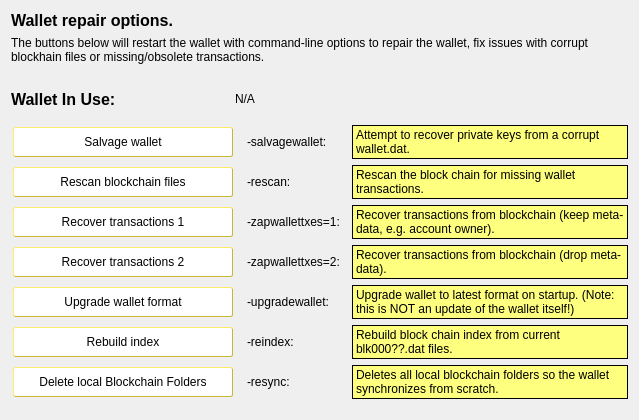
     <widget class="QWidget" name="tab_repair">
      <attribute name="title">
       <string>&amp;Wallet Repair</string>
      </attribute>
      <layout class="QGridLayout" name="gridLayout_4" columnstretch="0,0,0,0">
       <property name="horizontalSpacing">
        <number>12</number>
       </property>
       <item row="11" column="0" colspan="2">
        <widget class="QPushButton" name="btn_resync">
         <property name="minimumSize">
          <size>
           <width>100</width>
           <height>23</height>
          </size>
         </property>
         <property name="styleSheet">
          <string notr="true">QPushButton { /* Global Button Style */
	background-color: rgb(255, 255, 255);
	border-width: 1px;
	border-style: outset;
	border-color: #cbb62f;
	border-radius: 2px;
	color:#000000;
	font-size:12px;
	font-weight:normal;
	padding-left:25px;
	padding-right:25px;
	padding-top:1px;
	padding-bottom:1px;
	height: 26px;
	margin: 2px;
}
QPushButton:hover {
		background-color: rgb(206, 163, 153);
}

QPushButton:pressed {
	background-color: rgb(170, 255, 255);
	border:1px solid #000000;
}</string>
         </property>
         <property name="text">
          <string>Delete local Blockchain Folders</string>
         </property>
        </widget>
       </item>
       <item row="0" column="0" colspan="4">
        <widget class="QLabel" name="label_repair_header">
         <property name="font">
          <font>
           <weight>75</weight>
           <bold>true</bold>
          </font>
         </property>
         <property name="styleSheet">
          <string notr="true">background: transparent</string>
         </property>
         <property name="text">
          <string>&lt;html&gt;&lt;head/&gt;&lt;body&gt;&lt;p&gt;&lt;span style=&quot; font-size:12pt;&quot;&gt;Wallet repair options.&lt;/span&gt;&lt;/p&gt;&lt;/body&gt;&lt;/html&gt;</string>
         </property>
        </widget>
       </item>
       <item row="1" column="0" colspan="4">
        <widget class="QLabel" name="label_repair_helptext">
         <property name="font">
          <font>
           <weight>50</weight>
           <bold>false</bold>
          </font>
         </property>
         <property name="styleSheet">
          <string notr="true">background: transparent</string>
         </property>
         <property name="text">
          <string>The buttons below will restart the wallet with command-line options to repair the wallet, fix issues with corrupt blockhain files or missing/obsolete transactions.</string>
         </property>
         <property name="wordWrap">
          <bool>true</bool>
         </property>
        </widget>
       </item>
       <item row="3" column="0">
        <widget class="QLabel" name="wallet_path_label">
         <property name="styleSheet">
          <string notr="true">background: transparent</string>
         </property>
         <property name="text">
          <string>&lt;html&gt;&lt;head/&gt;&lt;body&gt;&lt;p&gt;&lt;span style=&quot; font-size:12pt; font-weight:600;&quot;&gt;Wallet In Use:&lt;/span&gt;&lt;/p&gt;&lt;/body&gt;&lt;/html&gt;</string>
         </property>
        </widget>
       </item>
       <item row="3" column="1" colspan="3">
        <widget class="QLabel" name="wallet_path">
         <property name="cursor">
          <cursorShape>IBeamCursor</cursorShape>
         </property>
         <property name="styleSheet">
          <string notr="true">background: transparent</string>
         </property>
         <property name="text">
          <string>N/A</string>
         </property>
         <property name="textFormat">
          <enum>Qt::PlainText</enum>
         </property>
         <property name="textInteractionFlags">
          <set>Qt::LinksAccessibleByMouse|Qt::TextSelectableByKeyboard|Qt::TextSelectableByMouse</set>
         </property>
        </widget>
       </item>
       <item row="4" column="0">
        <spacer name="verticalSpacer_repair1">
         <property name="orientation">
          <enum>Qt::Vertical</enum>
         </property>
         <property name="sizeHint" stdset="0">
          <size>
           <width>10</width>
           <height>10</height>
          </size>
         </property>
        </spacer>
       </item>
       <item row="5" column="0" colspan="2">
        <widget class="QPushButton" name="btn_salvagewallet">
         <property name="minimumSize">
          <size>
           <width>100</width>
           <height>23</height>
          </size>
         </property>
         <property name="styleSheet">
          <string notr="true">QPushButton { /* Global Button Style */
	background-color: rgb(255, 255, 255);
	border-width: 1px;
	border-style: outset;
	border-color: #cbb62f;
	border-radius: 2px;
	color:#000000;
	font-size:12px;
	font-weight:normal;
	padding-left:25px;
	padding-right:25px;
	padding-top:1px;
	padding-bottom:1px;
	height: 26px;
	margin: 2px;
}
QPushButton:hover {
		background-color: rgb(206, 163, 153);
}

QPushButton:pressed {
	background-color: rgb(170, 255, 255);
	border:1px solid #000000;
}</string>
         </property>
         <property name="text">
          <string>Salvage wallet</string>
         </property>
        </widget>
       </item>
       <item row="5" column="2">
        <widget class="QLabel" name="label_repair_salvage_command">
         <property name="styleSheet">
          <string notr="true">background: transparent</string>
         </property>
         <property name="text">
          <string notr="true">-salvagewallet:</string>
         </property>
        </widget>
       </item>
       <item row="5" column="3">
        <widget class="QLabel" name="label_repair_salvage">
         <property name="styleSheet">
          <string notr="true">background-color: rgb(255, 255, 127);</string>
         </property>
         <property name="frameShape">
          <enum>QFrame::Box</enum>
         </property>
         <property name="text">
          <string>Attempt to recover private keys from a corrupt wallet.dat.</string>
         </property>
         <property name="wordWrap">
          <bool>true</bool>
         </property>
        </widget>
       </item>
       <item row="6" column="0" colspan="2">
        <widget class="QPushButton" name="btn_rescan">
         <property name="minimumSize">
          <size>
           <width>100</width>
           <height>23</height>
          </size>
         </property>
         <property name="styleSheet">
          <string notr="true">QPushButton { /* Global Button Style */
	background-color: rgb(255, 255, 255);
	border-width: 1px;
	border-style: outset;
	border-color: #cbb62f;
	border-radius: 2px;
	color:#000000;
	font-size:12px;
	font-weight:normal;
	padding-left:25px;
	padding-right:25px;
	padding-top:1px;
	padding-bottom:1px;
	height: 26px;
	margin: 2px;
}
QPushButton:hover {
		background-color: rgb(206, 163, 153);
}

QPushButton:pressed {
	background-color: rgb(170, 255, 255);
	border:1px solid #000000;
}</string>
         </property>
         <property name="text">
          <string>Rescan blockchain files</string>
         </property>
        </widget>
       </item>
       <item row="6" column="2">
        <widget class="QLabel" name="label_repair_rescan_command">
         <property name="styleSheet">
          <string notr="true">background: transparent</string>
         </property>
         <property name="text">
          <string notr="true">-rescan:</string>
         </property>
        </widget>
       </item>
       <item row="6" column="3">
        <widget class="QLabel" name="label_repair_rescan">
         <property name="styleSheet">
          <string notr="true">background-color: rgb(255, 255, 127);</string>
         </property>
         <property name="frameShape">
          <enum>QFrame::Box</enum>
         </property>
         <property name="text">
          <string>Rescan the block chain for missing wallet transactions.</string>
         </property>
         <property name="wordWrap">
          <bool>true</bool>
         </property>
        </widget>
       </item>
       <item row="7" column="0" colspan="2">
        <widget class="QPushButton" name="btn_zapwallettxes1">
         <property name="minimumSize">
          <size>
           <width>100</width>
           <height>23</height>
          </size>
         </property>
         <property name="styleSheet">
          <string notr="true">QPushButton { /* Global Button Style */
	background-color: rgb(255, 255, 255);
	border-width: 1px;
	border-style: outset;
	border-color: #cbb62f;
	border-radius: 2px;
	color:#000000;
	font-size:12px;
	font-weight:normal;
	padding-left:25px;
	padding-right:25px;
	padding-top:1px;
	padding-bottom:1px;
	height: 26px;
	margin: 2px;
}
QPushButton:hover {
		background-color: rgb(206, 163, 153);
}

QPushButton:pressed {
	background-color: rgb(170, 255, 255);
	border:1px solid #000000;
}</string>
         </property>
         <property name="text">
          <string>Recover transactions 1</string>
         </property>
        </widget>
       </item>
       <item row="7" column="2">
        <widget class="QLabel" name="label_repair_zap1_command">
         <property name="styleSheet">
          <string notr="true">background: transparent</string>
         </property>
         <property name="text">
          <string notr="true">-zapwallettxes=1:</string>
         </property>
        </widget>
       </item>
       <item row="7" column="3">
        <widget class="QLabel" name="label_repair_zap1">
         <property name="styleSheet">
          <string notr="true">background-color: rgb(255, 255, 127);</string>
         </property>
         <property name="frameShape">
          <enum>QFrame::Box</enum>
         </property>
         <property name="text">
          <string>Recover transactions from blockchain (keep meta-data, e.g. account owner).</string>
         </property>
         <property name="wordWrap">
          <bool>true</bool>
         </property>
        </widget>
       </item>
       <item row="8" column="0" colspan="2">
        <widget class="QPushButton" name="btn_zapwallettxes2">
         <property name="minimumSize">
          <size>
           <width>100</width>
           <height>23</height>
          </size>
         </property>
         <property name="styleSheet">
          <string notr="true">QPushButton { /* Global Button Style */
	background-color: rgb(255, 255, 255);
	border-width: 1px;
	border-style: outset;
	border-color: #cbb62f;
	border-radius: 2px;
	color:#000000;
	font-size:12px;
	font-weight:normal;
	padding-left:25px;
	padding-right:25px;
	padding-top:1px;
	padding-bottom:1px;
	height: 26px;
	margin: 2px;
}
QPushButton:hover {
		background-color: rgb(206, 163, 153);
}

QPushButton:pressed {
	background-color: rgb(170, 255, 255);
	border:1px solid #000000;
}</string>
         </property>
         <property name="text">
          <string>Recover transactions 2</string>
         </property>
        </widget>
       </item>
       <item row="8" column="2">
        <widget class="QLabel" name="label_repair_zap2_command">
         <property name="styleSheet">
          <string notr="true">background: transparent</string>
         </property>
         <property name="text">
          <string notr="true">-zapwallettxes=2:</string>
         </property>
        </widget>
       </item>
       <item row="8" column="3">
        <widget class="QLabel" name="label_repair_zap2">
         <property name="styleSheet">
          <string notr="true">background-color: rgb(255, 255, 127);</string>
         </property>
         <property name="frameShape">
          <enum>QFrame::Box</enum>
         </property>
         <property name="text">
          <string>Recover transactions from blockchain (drop meta-data).</string>
         </property>
         <property name="wordWrap">
          <bool>true</bool>
         </property>
        </widget>
       </item>
       <item row="9" column="0" colspan="2">
        <widget class="QPushButton" name="btn_upgradewallet">
         <property name="minimumSize">
          <size>
           <width>100</width>
           <height>23</height>
          </size>
         </property>
         <property name="styleSheet">
          <string notr="true">QPushButton { /* Global Button Style */
	background-color: rgb(255, 255, 255);
	border-width: 1px;
	border-style: outset;
	border-color: #cbb62f;
	border-radius: 2px;
	color:#000000;
	font-size:12px;
	font-weight:normal;
	padding-left:25px;
	padding-right:25px;
	padding-top:1px;
	padding-bottom:1px;
	height: 26px;
	margin: 2px;
}
QPushButton:hover {
		background-color: rgb(206, 163, 153);
}

QPushButton:pressed {
	background-color: rgb(170, 255, 255);
	border:1px solid #000000;
}</string>
         </property>
         <property name="text">
          <string>Upgrade wallet format</string>
         </property>
        </widget>
       </item>
       <item row="9" column="2">
        <widget class="QLabel" name="label_repair_upgrade_command">
         <property name="styleSheet">
          <string notr="true">background: transparent</string>
         </property>
         <property name="text">
          <string notr="true">-upgradewallet:</string>
         </property>
        </widget>
       </item>
       <item row="9" column="3">
        <widget class="QLabel" name="label_repair_upgrade">
         <property name="styleSheet">
          <string notr="true">background-color: rgb(255, 255, 127);</string>
         </property>
         <property name="frameShape">
          <enum>QFrame::Box</enum>
         </property>
         <property name="text">
          <string>Upgrade wallet to latest format on startup. (Note: this is NOT an update of the wallet itself!)</string>
         </property>
         <property name="wordWrap">
          <bool>true</bool>
         </property>
        </widget>
       </item>
       <item row="10" column="0" colspan="2">
        <widget class="QPushButton" name="btn_reindex">
         <property name="minimumSize">
          <size>
           <width>100</width>
           <height>23</height>
          </size>
         </property>
         <property name="styleSheet">
          <string notr="true">QPushButton { /* Global Button Style */
	background-color: rgb(255, 255, 255);
	border-width: 1px;
	border-style: outset;
	border-color: #cbb62f;
	border-radius: 2px;
	color:#000000;
	font-size:12px;
	font-weight:normal;
	padding-left:25px;
	padding-right:25px;
	padding-top:1px;
	padding-bottom:1px;
	height: 26px;
	margin: 2px;
}
QPushButton:hover {
		background-color: rgb(206, 163, 153);
}

QPushButton:pressed {
	background-color: rgb(170, 255, 255);
	border:1px solid #000000;
}</string>
         </property>
         <property name="text">
          <string>Rebuild index</string>
         </property>
        </widget>
       </item>
       <item row="10" column="2">
        <widget class="QLabel" name="label_repair_reindex_command">
         <property name="styleSheet">
          <string notr="true">background: transparent</string>
         </property>
         <property name="text">
          <string notr="true">-reindex:</string>
         </property>
        </widget>
       </item>
       <item row="10" column="3">
        <widget class="QLabel" name="label_repair_reindex">
         <property name="styleSheet">
          <string notr="true">background-color: rgb(255, 255, 127);</string>
         </property>
         <property name="frameShape">
          <enum>QFrame::Box</enum>
         </property>
         <property name="text">
          <string>Rebuild block chain index from current blk000??.dat files.</string>
         </property>
         <property name="wordWrap">
          <bool>true</bool>
         </property>
        </widget>
       </item>
       <item row="12" column="0">
        <spacer name="verticalSpacer_repair2">
         <property name="orientation">
          <enum>Qt::Vertical</enum>
         </property>
         <property name="sizeHint" stdset="0">
          <size>
           <width>20</width>
           <height>10</height>
          </size>
         </property>
        </spacer>
       </item>
       <item row="11" column="2">
        <widget class="QLabel" name="label_repair_resync_command">
         <property name="styleSheet">
          <string notr="true">background: transparent</string>
         </property>
         <property name="text">
          <string>-resync:</string>
         </property>
        </widget>
       </item>
       <item row="11" column="3">
        <widget class="QLabel" name="label_repair_resync">
         <property name="styleSheet">
          <string notr="true">background-color: rgb(255, 255, 127);</string>
         </property>
         <property name="frameShape">
          <enum>QFrame::Box</enum>
         </property>
         <property name="text">
          <string>Deletes all local blockchain folders so the wallet synchronizes from scratch.</string>
         </property>
         <property name="wordWrap">
          <bool>true</bool>
         </property>
        </widget>
       </item>
       <item row="2" column="0">
        <spacer name="horizontalSpacer">
         <property name="orientation">
          <enum>Qt::Horizontal</enum>
         </property>
         <property name="sizeHint" stdset="0">
          <size>
           <width>40</width>
           <height>20</height>
          </size>
         </property>
        </spacer>
       </item>
      </layout>
     </widget>
